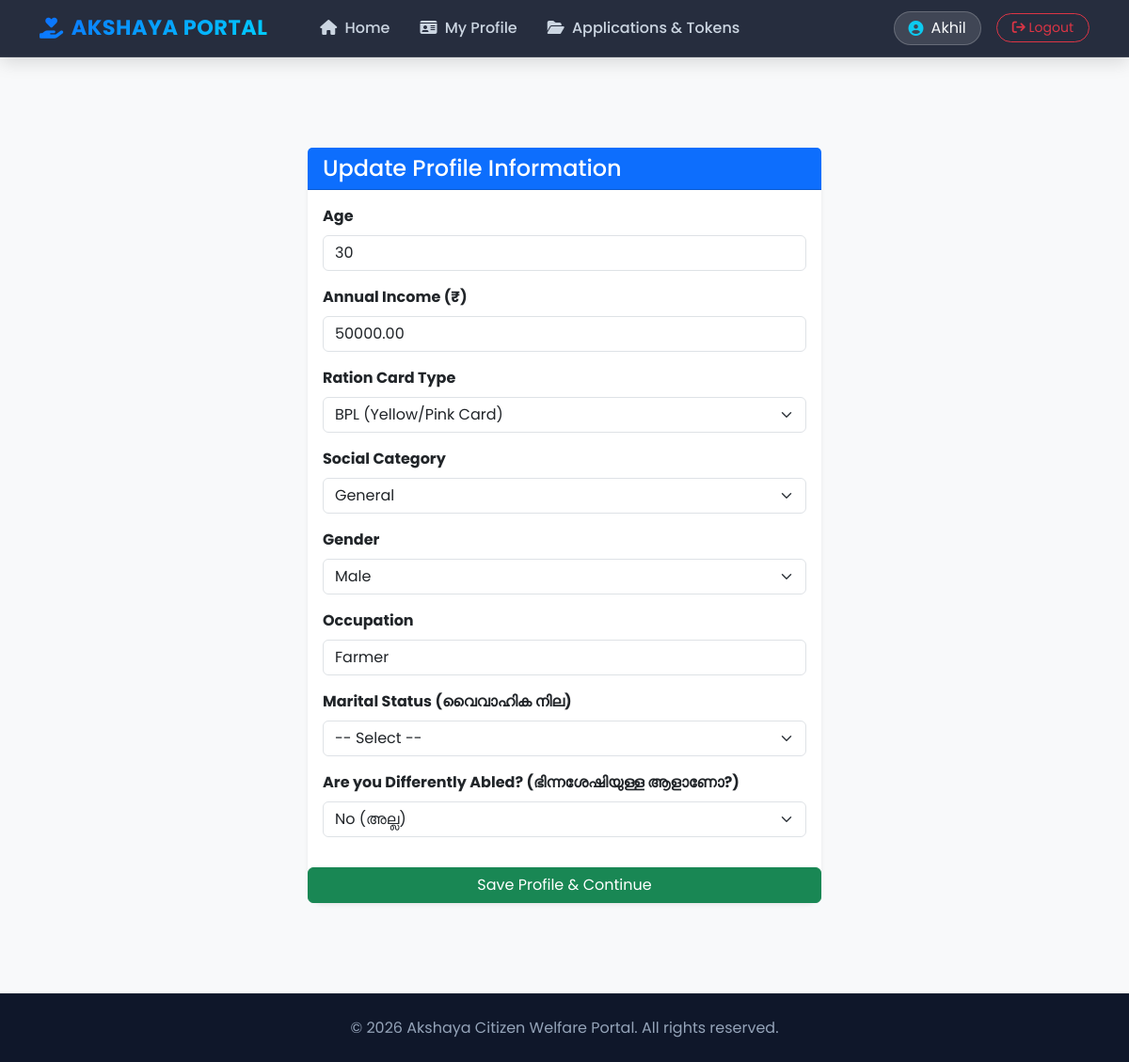
The app's page /profile/ (signed in) with its own data.
### welfare_app/models.py (models this page shows, shortened)
class UserProfile(models.Model):
    user = models.OneToOneField(User, on_delete=models.CASCADE, related_name='profile')
    age = models.IntegerField(null=True, blank=True)
    annual_income = models.DecimalField(max_digits=10, decimal_places=2, null=True, blank=True)
    ration_card_type = models.CharField(max_length=10, choices=RATION_CARD_CHOICES, null=True, blank=True)
    category = models.CharField(max_length=10, choices=CATEGORY_CHOICES, null=True, blank=True)
    gender = models.CharField(max_length=10, choices=GENDER_CHOICES, null=True, blank=True)
    occupation = models.CharField(max_length=20, choices=OCCUPATION_CHOICES, null=True, blank=True)
    marital_status = models.CharField(max_length=20, choices=MARITAL_STATUS_CHOICES, null=True, blank=True)
    is_differently_abled = models.BooleanField(default=False)
    disability_type = models.CharField(max_length=100, null=True, blank=True)
    disability_percentage = models.IntegerField(null=True, blank=True)

### welfare_app/views.py (the view, shortened to what this page needs)
# urls.py: path('profile/', views.profile_setup, name='profile_setup'),
@login_required(login_url='login')
def profile_setup(request):
    profile, created = UserProfile.objects.get_or_create(user=request.user)
    return render(request, 'profile_setup.html', {'profile': profile})

### welfare_app/templates/profile_setup.html (shortened to what this page needs)
{% extends 'base.html' %}
{% block content %}
<!DOCTYPE html>
<html lang="en">
<head>
</head>
<body class="bg-light">
<div class="container mt-5 mb-5">
    <div class="row justify-content-center">
        <div class="col-md-6">
            <div class="card shadow-sm">
                <div class="card-header bg-primary text-white">
                    <h4 class="mb-0">Update Profile Information</h4>
                </div>
                <div class="card-body">
                    <form method="POST">
                        <div class="mb-3">
                            <label class="form-label fw-bold">Age</label>
                            <input type="number" name="age" class="form-control" value="{{ profile.age|default:'' }}" placeholder="Enter your age" required>
                        </div>
                        <div class="mb-3">
                            <label class="form-label fw-bold">Annual Income (₹)</label>
                            <input type="number" step="0.01" name="annual_income" class="form-control" value="{{ profile.annual_income|default:'' }}" placeholder="Enter annual income" required>
                        </div>
                        <div class="mb-3">
                            <label class="form-label fw-bold">Ration Card Type</label>
                            <select name="ration_card_type" class="form-select" required>
                                <option value="BPL" {% if profile.ration_card_type == 'BPL' %}selected{% endif %}>BPL (Yellow/Pink Card)</option>
                            </select>
                        </div>
                        <div class="mb-3">
                            <label class="form-label fw-bold">Social Category</label>
                            <select name="category" class="form-select" required>
                                <option value="General" {% if profile.category == 'General' %}selected{% endif %}>General</option>
                            </select>
                        </div>
                        <div class="mb-3">
                            <label class="form-label fw-bold">Gender</label>
                            <select name="gender" class="form-select" required>
                                <option value="Male" {% if profile.gender == 'Male' %}selected{% endif %}>Male</option>
                            </select>
                        </div>
                        <div class="mb-3">
                            <label class="form-label fw-bold">Occupation</label>
                            <input type="text" name="occupation" class="form-control" value="{{ profile.occupation|default:'' }}" placeholder="Enter your occupation" required>
                        </div>
                        <div class="mb-3">
                            <label class="form-label fw-bold">Marital Status (വൈവാഹിക നില)</label>
                            <select name="marital_status" class="form-select" required>
                                <option value="">-- Select --</option>
                            </select>
                        </div>
                        <div class="mb-3">
                            <label class="form-label fw-bold">Are you Differently Abled? (ഭിന്നശേഷിയുള്ള ആളാണോ?)</label>
                            <select name="is_differently_abled" id="disabilitySelect" class="form-select" required>
                                <option value="False" {% if not profile.is_differently_abled %}selected{% endif %}>No (അല്ല)</option>
                            </select>
                        </div>
                    </div>
                        <div class="d-grid gap-2">
                            <button type="submit" class="btn btn-success">Save Profile & Continue</button>
                        </div>
                </div>
            </div>
        </div>
    </div>
</body>
</html>
{% endblock %}

### welfare_app/templates/base.html (shortened to what this page needs)
<!DOCTYPE html>
<html lang="en">
<head>
    <link href="https://cdn.jsdelivr.net/npm/bootstrap@5.3.2/dist/css/bootstrap.min.css" rel="stylesheet">
    <link rel="stylesheet" href="https://cdnjs.cloudflare.com/ajax/libs/font-awesome/6.4.2/css/all.min.css">
</head>
<body>
    <nav class="navbar navbar-expand-lg custom-navbar sticky-top">
        <div class="container">
            <a class="navbar-brand d-flex align-items-center gap-2" href="{% url 'home' %}">
                <i class="fa-solid fa-hand-holding-heart text-info"></i> AKSHAYA PORTAL
            </a>
            <div class="collapse navbar-collapse" id="navbarNav">
                <ul class="navbar-nav me-auto mb-2 mb-lg-0 ms-lg-4">
                    {% if user.is_authenticated %}
                        {% if user.is_staff %}
                            <li class="nav-item">
                                <a class="nav-link" href="{% url 'staff_dashboard' %}">
                                    <i class="fa-solid fa-list-check me-1"></i> Staff Dashboard
                                </a>
                            </li>
                            <li class="nav-item">
                                <a class="nav-link" href="{% url 'staff_counter_process' %}">
                                    <i class="fa-solid fa-bullhorn me-1"></i> Live Counter 📢
                                </a>
                            </li>
                        {% else %}
                            <li class="nav-item">
                                <a class="nav-link" href="{% url 'home' %}">
                                    <i class="fa-solid fa-house me-1"></i> Home
                                </a>
                            </li>
                            <li class="nav-item">
                                <a class="nav-link" href="{% url 'profile_setup' %}">
                                    <i class="fa-solid fa-id-card me-1"></i> My Profile
                                </a>
                            </li>
                            <li class="nav-item">
                                <a class="nav-link" href="{% url 'my_applications' %}">
                                    <i class="fa-solid fa-folder-open me-1"></i> Applications & Tokens
                                </a>
                            </li>
                        {% endif %}
                    {% endif %}
                </ul>
                <div class="d-flex align-items-center gap-3">
                    {% if user.is_authenticated %}
                        <div class="user-badge d-flex align-items-center gap-2 fs-6">
                            <i class="fa-solid fa-circle-user text-info"></i>
                            <span>{{ user.username }}</span>
                        </div>
                        <a href="{% url 'logout' %}" class="btn btn-outline-danger btn-sm rounded-pill px-3">
                            <i class="fa-solid fa-arrow-right-from-bracket"></i> Logout
                        </a>
                    {% else %}
                        <a href="{% url 'login' %}" class="btn btn-outline-light btn-sm rounded-pill px-3">Login</a>
                        <a href="{% url 'register' %}" class="btn btn-gradient-primary btn-sm px-3">Register</a>
                    {% endif %}
                </div>
            </div>
        </div>
    </nav>
    <main class="main-container">
        {% block content %}{% endblock %}
    </main>
    <footer class="text-center py-4 mt-auto">
        <div class="container">
            <p class="mb-0 fs-6">&copy; {% now "Y" %} Akshaya Citizen Welfare Portal. All rights reserved.</p>
        </div>
    </footer>
</body>
</html>

### welfare_app/templates/base.html (style rules this page uses)
:root { --primary-gradient: linear-gradient(135deg, #0d6efd 0%, #00d2ff 100%); --accent-gradient: linear-gradient(135deg, #11998e 0%, #38ef7d 100%); --dark-gradient: linear-gradient(135deg, #1e293b 0%, #0f172a 100%); --bg-color: #f8fafc; }
body { font-family: 'Poppins', sans-serif; background-color: var(--bg-color); color: #334155; min-height: 100vh; display: flex; flex-direction: column; }
.custom-navbar { background: rgba(15, 23, 42, 0.9); backdrop-filter: blur(12px); border-bottom: 1px solid rgba(255, 255, 255, 0.1); box-shadow: 0 4px 20px rgba(0, 0, 0, 0.15); }
.navbar-brand { font-weight: 700; font-size: 1.4rem; background: var(--primary-gradient); -webkit-background-clip: text; -webkit-text-fill-color: transparent; letter-spacing: 0.5px; }
.nav-link { font-weight: 500; color: #cbd5e1 !important; transition: all 0.3s ease; padding: 0.5rem 1rem !important; border-radius: 8px; }
.user-badge { background: rgba(255, 255, 255, 0.12); border: 1px solid rgba(255, 255, 255, 0.2); border-radius: 30px; padding: 5px 15px; color: #f8fafc; }
.main-container { flex: 1; padding-top: 2rem; padding-bottom: 3rem; }
.card { border: none; border-radius: 16px; box-shadow: 0 10px 30px rgba(0, 0, 0, 0.05); transition: transform 0.3s ease, box-shadow 0.3s ease; }
footer { background: #0f172a; color: #94a3b8; border-top: 1px solid rgba(255, 255, 255, 0.05); }

### records on screen
UserProfile: age "30", annual_income "50000.00", ration_card_type "BPL (Yellow/Pink Card)", category "General", gender "Male", occupation "Farmer", is_differently_abled "No (അല്ല)"

### other values on screen
{{ user.username }} "Akhil"
